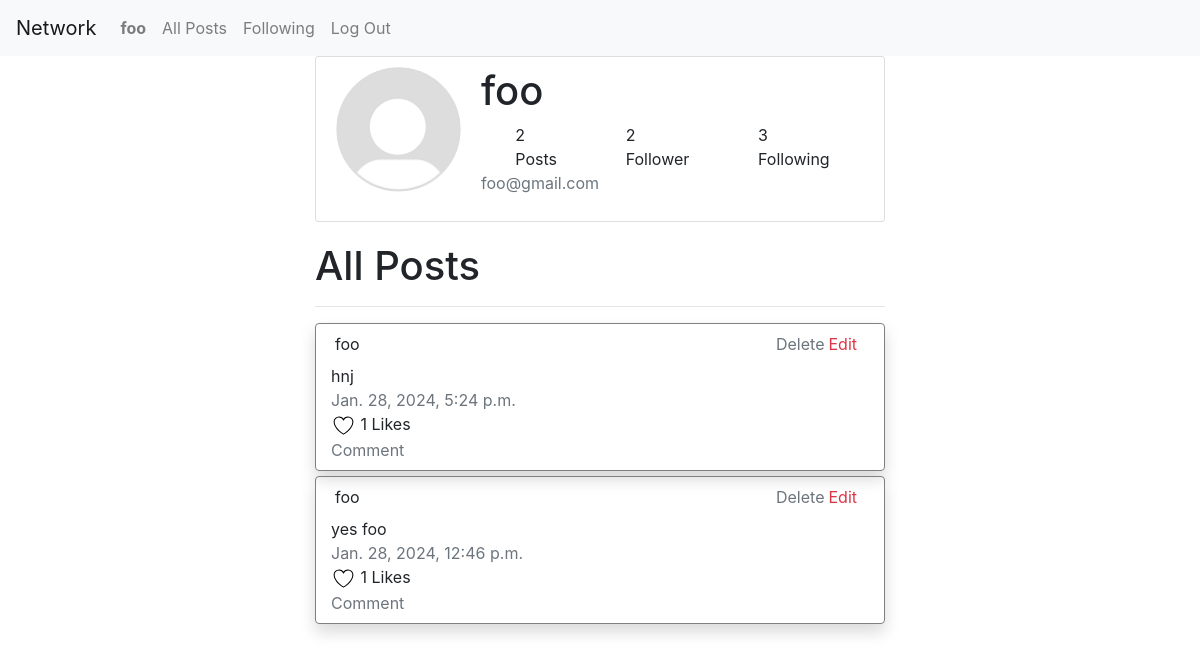
The app's page /profile/2 (signed in), older data.
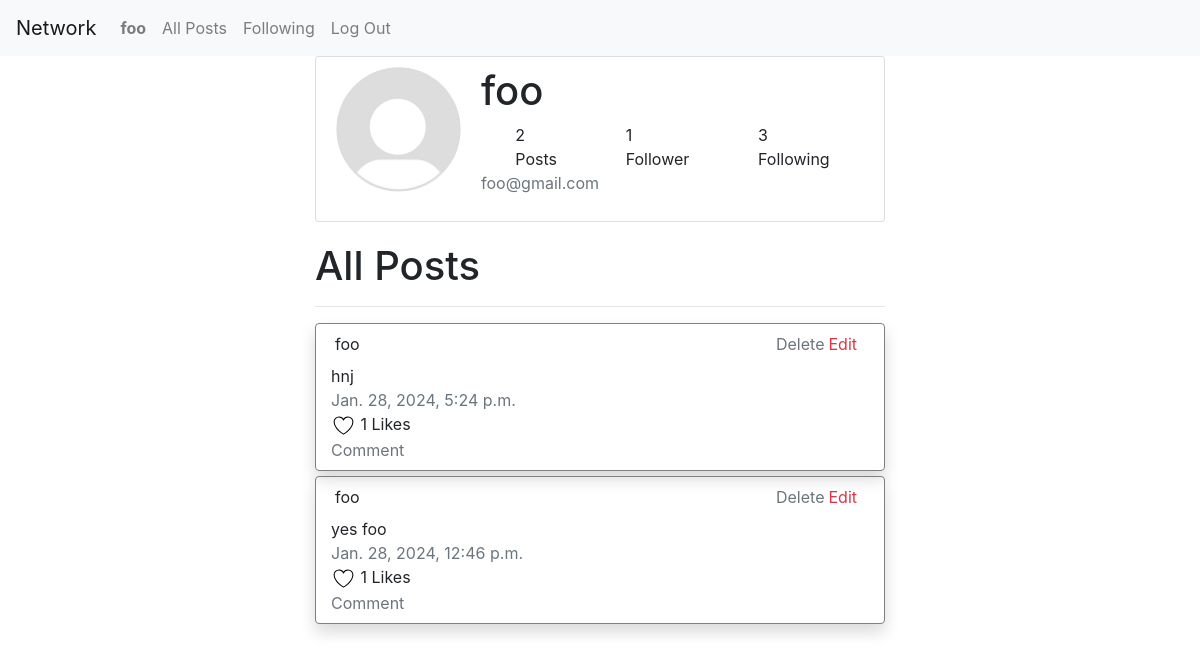
The same page, newer data.
### network/models.py (models this page shows)
class User(AbstractUser):
    follower = models.ManyToManyField("User", related_name="followers")
    following = models.ManyToManyField("User", related_name="followings")

### network/views.py (the view)
# urls.py: path("profile/<int:user_id>", views.profile_page, name="profile"),
@login_required(login_url="/login")
def profile_page(request, user_id):
    try:
        user = User.objects.get(pk=user_id)
    except UnboundLocalError or ValueError:
        raise Http404("User not found.")
    except User.DoesNotExist:
            return render(request, "error/404.html", {
                "message": "404",
                "title": "404 error"
            })
    posts = Post.objects.filter(poster=user).order_by("-timestamp").all()
    return render(request, "network/profile.html", {
        "user_info": user,
        "posts": posts,
        "isfollow": user in request.user.following.all()
    })

### network/templates/network/profile.html (shortened to what this page needs)
{% extends "network/layout.html" %}
{% load static %}
{% block body %}
        <div class="container w-50">
            <div class="content-section">
                <div class="media d-flex bd-highlight">
                    <div>
                        <img class="rounded-circle account-img" src="{% static 'profile/default.png' %}">
                    </div>
                    <div class="media-body">
                        <div>
                            <h2 class="account-heading">{{ user_info.username }}</h2>
                        </div>
                        <div class="d-flex bd-highlight justify-content-around">
                            <div class="d-flex flex-column bd-highlight">
                                <div>{{ posts.count }}</div>
                                <div>Posts</div>
                            </div>
                            <div>
                                <div>{{ user_info.follower.count }}</div>
                                <div>Follower</div>
                            </div>
                            <div>
                                <div>{{ user_info.following.count }}</div>
                                <div>Following</div>
                            </div>
                        </div>
                        <div>
                            <p class="text-secondary">{{ user_info.email }}</p>
                        </div>
                    </div>
                </div>
            </div>
            <h1>All Posts</h1>
            <hr>
            {% for post in posts %}
                <div id="post{{post.id}}" class="container w-95 mx-auto shadow rounded" style="border: 1px solid gray; margin-bottom: 5px;">
                    <div id="info" class="d-flex bd-highlight">
                        <div id="post_info" class="p-1 flex-grow-1 d-flex align-items-center bd-highlight">
                            <div id="poster">
                                {{ user_info.username }}
                            </div>
                        </div>
                        <div id="post_action" class="d-flex flex-row p-2 bd-highlight align-items-center">
                            {% if user_info == request.user %}
                                <div id="delete_post">
                                    <span class="text-secondary">
                                        Delete
                                    </span>
                                </div>
                                <div id="edit_post">
                                    <span class="text-danger">
                                        Edit
                                    </span>
                                </div>
                            {% endif %}
                        </div>
                    </div>
                    <div id="post_content" class="text-truncate-vertical">
                        <span>
                            {{ post.content }}
                        </span>
                    </div>
                    <div id="post_timestamp">
                        <span class="text-secondary">
                            {{ post.timestamp }}
                        </span>
                    </div>
                    <div id="post_likes">
                        <svg xmlns="http://www.w3.org/2000/svg" class="unlike" id="heart" viewBox="0 0 24 24">
                            <path d="M21 8.25c0-2.485-2.099-4.5-4.688-4.5-1.935 0-3.597 1.126-4.312 2.733-.715-1.607-2.377-2.733-4.313-2.733C5.1 3.75 3 5.765 3 8.25c0 7.22 9 12 9 12s9-4.78 9-12Z"></path>
                        </svg>
                        1 Likes
                    </div>
                    <div id="post_comments" class="mb-2">
                        <span class="text-secondary">
                            Comment
                        </span>
                    </div>
                </div>
            {% empty %}
                <h3>No Posts Yet.</h3>
            {% endfor %}
        </div>
{% endblock %}

### network/templates/network/layout.html (shortened to what this page needs)
{% load static %}
<!DOCTYPE html>
<html lang="en">
    <head>
        <link rel="stylesheet" href="https://stackpath.bootstrapcdn.com/bootstrap/4.4.1/css/bootstrap.min.css">
        <link href="{% static 'network/styles.css' %}" rel="stylesheet">
    </head>
    <body>
        <nav class="navbar navbar-expand-lg navbar-light bg-light">
            <a class="navbar-brand" href="#">Network</a>
            <div>
              <ul class="navbar-nav mr-auto">
                {% if user.is_authenticated %}
                    <li class="nav-item">
                        <a class="nav-link" href="{% url 'profile' user_id=user.id %}"><strong>{{ user.username }}</strong></a>
                    </li>
                {% endif %}
                <li class="nav-item">
                  <a class="nav-link" href="{% url 'index' %}">All Posts</a>
                </li>
                {% if user.is_authenticated %}
                    <li class="nav-item">
                        <a class="nav-link" href="{% url 'followings' %}">Following</a>
                    </li>
                    <li class="nav-item">
                        <a class="nav-link" href="{% url 'logout' %}">Log Out</a>
                    </li>
                {% endif %}
              </ul>
            </div>
          </nav>
        <div class="body">
            {% block body %}
            {% endblock %}
        </div>
    </body>
</html>

Row changes from the older to the newer data that the page shows:
changed User "foo": follower.count "2" → "1"
